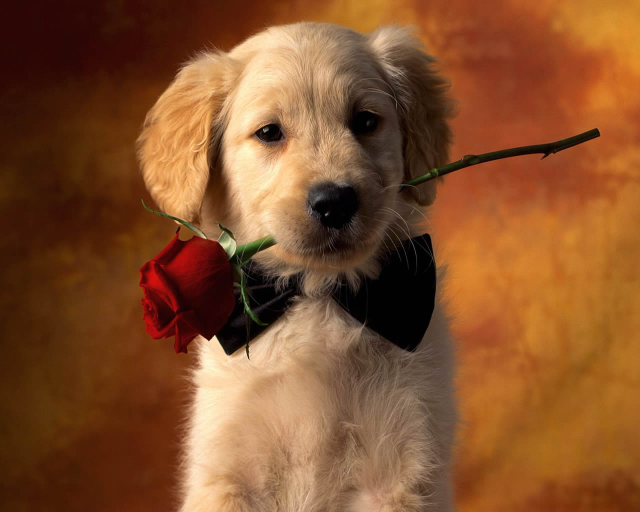
%> input picture Ejercicio3/perro.jpg, 1280 x 1024 px (shown at 1/2 size)
$ octave Ejercicio3_puzzle.m   (GNU Octave 9; MATLAB toolbox functions it lacks are replaced by stand-ins)
%> lines starting %> are read from the running program, lines starting %| are printed output that depends on the picture
%> further down, img_perro is the input picture: size 1024x1280x3 uint8; mean R, G, B 131.7, 80.9, 44.6
close all
clear all
clc
%Funcion que lee la imagen, genera las piezas, las mezclas y vuelve a
%ordenarlas.
function img_ordenada_rgb = puzzle (img)

% Función para calcular la diferencia de borde entre dos piezas
diff_borde = @(p1, p2, dir) sum((p1(:) - p2(:)).^2, 'all');


% Obtener las dimensiones de la imagen
[rows, cols, ~] = size(img);
%> rows = 1024; cols = 1280

%  Subdividir la imagen en 16 piezas
n = 4; % Dividir en 4x4
block_size = [rows/n, cols/n];
%> block_size = [256 320]
piezas = mat2cell(img, repmat(block_size(1), 1, n), repmat(block_size(2), 1, n), 3);
%> piezas = 16 items

% Mezclar las piezas
indices = randperm(numel(piezas));
piezas_mezcladas = piezas(indices);
%> piezas_mezcladas = 16 items

% Generar la imagen con las piezas mezcladas
img_mezclada = cell2mat(reshape(piezas_mezcladas, n, n));
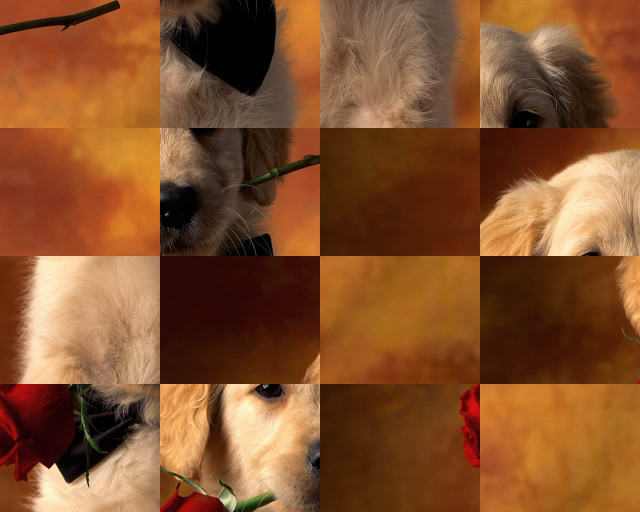
%> img_mezclada: size 1024x1280x3 uint8 (shown at 1/2 size); mean R, G, B 131.7, 80.9, 44.6; mean of the top-left, top-right, bottom-left and bottom-right quarters 80.3, 89.7, 99.5, 73.3

%  Convertir a L*a*b* para una mejor comparación de bordes
lab_img = rgb2lab(img);
%> lab_img: size 1024x1280x3 double; mean of channels 1, 2, 3 38.9, 17.9, 29
lab_piezas = mat2cell(lab_img, repmat(block_size(1), 1, n), repmat(block_size(2), 1, n), 3);
%> lab_piezas = 16 items

% Inicializar la estructura para guardar las piezas ordenadas
orden = cell(n, n);
usado = false(n^2, 1);

% Ordeno las piezas
% Buscar la primera pieza correcta según los criterios de borde
primer_pieza = lab_piezas{1}; % Iniciar con la primera pieza
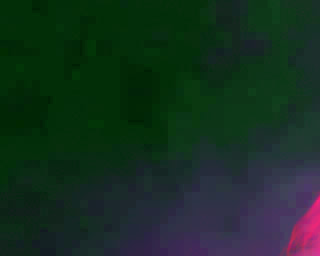
%> primer_pieza: size 256x320x3 double; mean R, G, B 11.9, 19, 15; drawn with min black and max white
orden{1, 1} = primer_pieza;
usado(1) = true;

for i = 1:n
    for j = 1:n
        if i == 1 && j == 1
            continue; % Saltar la esquina superior izquierda, ya está colocada
        end
        % Inicializo las variables
        mejor_diff = inf;
        mejor_pieza = [];
        mejor_indice = 0;

        for k = 1:numel(lab_piezas) % Recorro lab_piezas
            if usado(k)
                continue; % Saltar las piezas ya colocadas
            end

            pieza_actual = lab_piezas{k}; % asigno a la pieza actual

            if j > 1 % Comparar con la pieza izquierda
                diff = diff_borde(orden{i, j-1}(:, end, :), pieza_actual(:, 1, :), 'horizontal');
                if diff < mejor_diff
                    mejor_diff = diff;
                    mejor_pieza = pieza_actual;
                    mejor_indice = k;
                end
            end

            if i > 1 % Comparar con la pieza de arriba
                diff = diff_borde(orden{i-1, j}(end, :, :), pieza_actual(1, :, :), 'vertical');
                if diff < mejor_diff
                    mejor_diff = diff;
                    mejor_pieza = pieza_actual;
                    mejor_indice = k;
                end
            end
        end

        orden{i, j} = mejor_pieza;
        usado(mejor_indice) = true;
    end
end
%> after the loop, diff = 831.5; orden = 16 items; usado = [true; true; true; true; true; true; true; true; true; true; true; true; true; true; true; true]

% Reconstruir la imagen ordenada
img_ordenada_lab = cell2mat(orden);
img_ordenada_rgb = lab2rgb(img_ordenada_lab);

% Mostrar las imágenes en una figura con subplots
figure;

% Subplot 1: Imagen original
subplot(1, 3, 1);
imshow(img);
title('Imagen Original');

% Subplot 2: Imagen con las piezas mezcladas
subplot(1, 3, 2);
imshow(img_mezclada);
title('Imagen con Piezas Mezcladas');

% Subplot 3: Imagen ordenada
subplot(1, 3, 3);
imshow(img_ordenada_rgb);
title('Imagen Ordenada');

sgtitle('Comparación de Imágenes');

end


%Pruebas :

%Prueba uno : 'perro.jpg'
% Seleccionar una imagen a color
img_perro = imread('perro.jpg');
img_ordenada_rgb_perro = puzzle (img_perro) ;
% Guardar la imagen ordenada en un archivo
imwrite(img_ordenada_rgb_perro, 'imagen_ordenada_perro.jpg');
%Prueba dos : 'paloma.jpg'
% Seleccionar una imagen a color
img_paloma = imread('paloma.jpg');
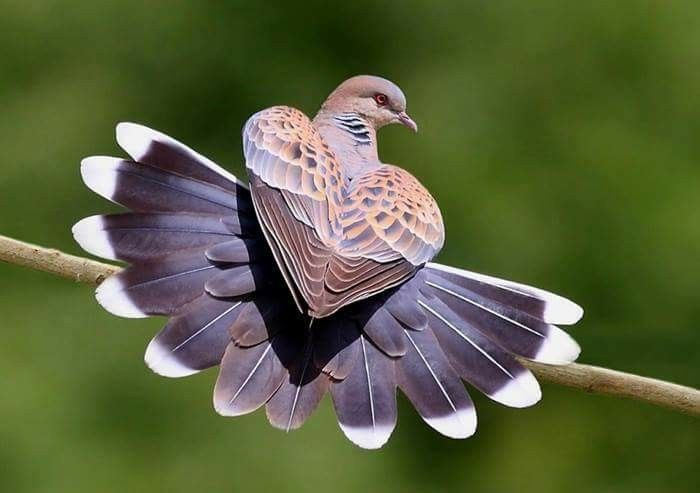
%> input picture Ejercicio3/paloma.jpg, 700 x 493 px
%> img_paloma is the input picture: size 493x700x3 uint8; mean R, G, B 89.9, 97.6, 61.1
img_ordenada_rgb_paloma = puzzle (img_paloma) ;
%> in puzzle (call 2), `diff_borde = @(p1, p2, dir) sum((p1(:) - p2(:)).^2, 'all');`:
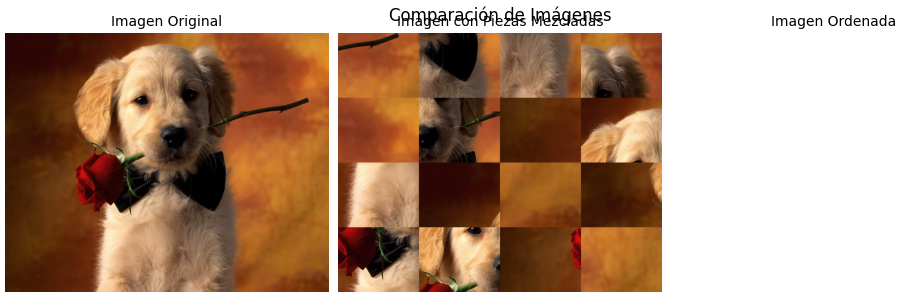
%> figure redrawn from the program's plot data, 3 panels
%> (the run ends here)
